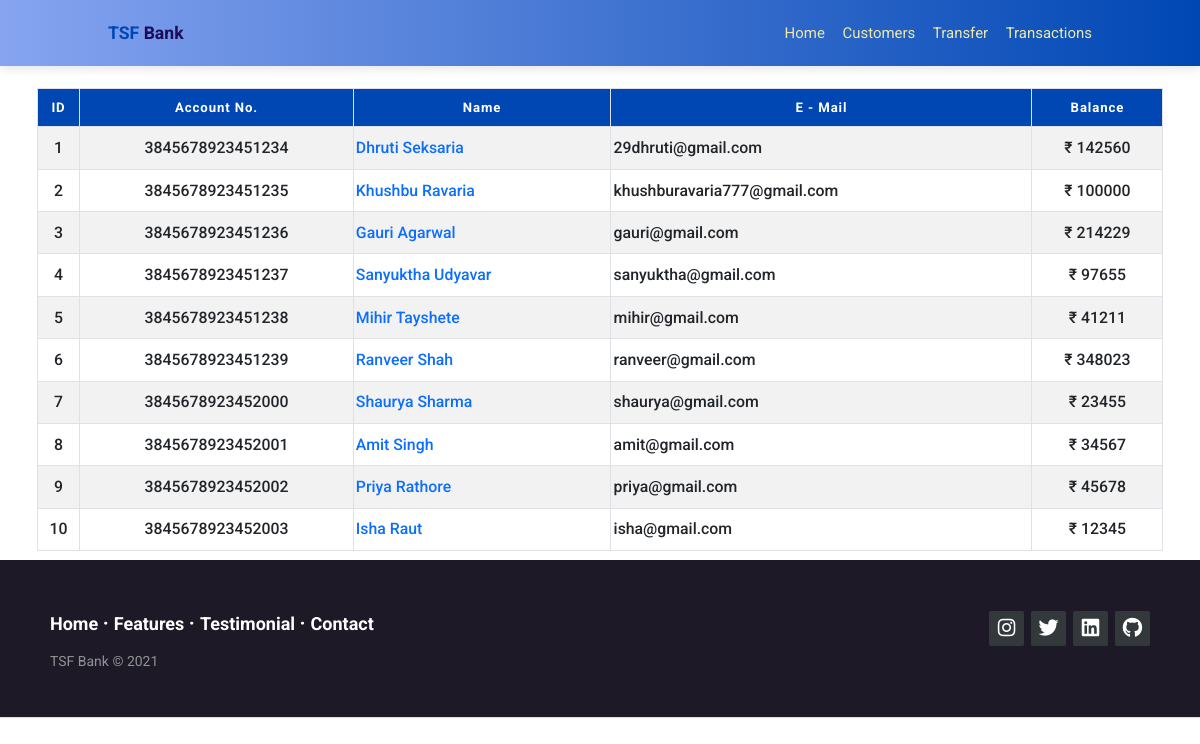
Page /customers.html/ on the committed database.
### tsfbank/models.py (models this page shows)
class Customers(models.Model):
    name = models.CharField(max_length=100)
    img = models.ImageField(upload_to='pics')
    email = models.EmailField(max_length=254)
    accno = models.BigIntegerField()
    balance = models.IntegerField()

### tsfbank/views.py (the view)
# urls.py: path('customers.html/', views.customers, name="customers"),
def customers(request):
    customer = Customers.objects.all()
    return render(request, 'customers.html', {'customer': customer})

### templates/customers.html (shortened to what this page needs)
{% load static %}
<!DOCTYPE html>
<html lang="en">
<head>
    <link rel="stylesheet" href="{% static 'css/styles.css' %}" />
    <link rel="stylesheet" href="https://cdnjs.cloudflare.com/ajax/libs/font-awesome/5.15.4/css/all.min.css"/>
    <link href="https://cdn.jsdelivr.net/npm/bootstrap@5.1.0/dist/css/bootstrap.min.css" rel="stylesheet">
</head>
<body>
    <header>
        <a href="{% url 'index' %}" class="logo"><span>TSF </span>Bank</a>
        <nav class="navbar">
            <a href="{% url 'index' %}">Home</a>
            <a href="{% url 'customers' %}">Customers</a>
            <a href="{% url 'transfer' %}">Transfer</a>
            <a href="{% url 'transactions' %}">Transactions</a>
        </nav>
    </header>
    <div class="container">
        <div class="row">
            <div class="col">
                <div class="table-responsive-sm">
                    <table class="table table-hover table-sm table-striped table-condensed table-bordered">
                        <thead>
                            <tr>
                            <th scope="col" class="text-center py-3">ID</th>
                            <th scope="col" class="text-center py-3">Account No.</th>
                            <th scope="col" class="text-center py-3">Name</th>
                            <th scope="col" class="text-center py-3">E - Mail</th>
                            <th scope="col" class="text-center py-3">Balance</th>
                            </tr>
                        </thead>
                        <tbody>
                            {% for cust in customer %}
                                <tr>
                                    <td class="py-3 text-center">{{cust.id}}</td>
                                    <td class="py-3 text-center">{{cust.accno}}</td>
                                    <td class="py-3 text-left"><a href="{% url 'customer_details' cust.id %}">{{cust.name}}</a></td>
                                    <td class="py-3 text-left">{{cust.email}}</td>
                                    <td class="py-3 text-center">&#8377; {{cust.balance}}</td>
                                </tr>
                            {% endfor %}
                        </tbody>
                    </table>
                </div>
            </div>
        </div>
    </div>
    <footer class="footer-distributed">
        <div class="footer-right">
            <a href="https://www.instagram.com/dhrutiii._/" target="_blank" class="insta"><i class="fab fa-instagram"></i></a>
            <a href="https://twitter.com/DhrutiSeksaria" target="_blank" class="twitter"><i class="fab fa-twitter"></i></a>
            <a href="https://www.linkedin.com/in/dhrutiseksaria/" target="_blank" class="linkedin"><i class="fab fa-linkedin"></i></a>
            <a href="https://github.com/dhrutii29" target="_blank" class="github"><i class="fab fa-github"></i></a>
        </div>
        <div class="footer-left">
            <p class="footer-links">
                <a class="link-1" href="{%  url 'index' %}#home">Home</a>
                <a href="{%  url 'index' %}#features">Features</a>
                <a href="{%  url 'index' %}#review">Testimonial</a>
                <a href="{%  url 'index' %}#contact">Contact</a>
            </p>
            <p>TSF Bank &copy; 2021</p>
        </div>
    </footer>
</body>
</html>

### static/css/styles.css (style rules this page uses)
:root { --blue-light: #86a4f0; --dark: #0047b4; --light: #e6f4f1; --black: #1e1926; --yellow: #eee8a9; --gradient: linear-gradient(90deg, var(--blue-light), var(--dark)); }
* { margin: 0; padding: 0; box-sizing: border-box; font-family: "Roboto", sans-serif; text-decoration: none; outline: none; border: none; }
html { font-size: 62.5%; overflow-x: hidden; }
body { background: #f9f9f9; }
header { position: fixed; top: 0; left: 0; width: 100%; background: var(--gradient); box-shadow: 0 0.5rem 1rem rgba(0, 0, 0, 0.1); padding: 2rem 9%; display: flex; align-items: center; justify-content: space-between; z-index: 1000; }
header .logo { font-size: 2rem; color: rgb(29, 12, 90); font-weight: bold; }
header .logo span { color: var(--dark); }
header .navbar a { font-size: 1.7rem; margin-left: 2rem; color: var(--yellow); }
.footer-distributed { background-color: var(--black); box-shadow: 0 1px 1px 0 rgba(0, 0, 0, 0.12); box-sizing: border-box; width: 100%; text-align: left; font-size: 16px; padding: 45px 50px; }
.footer-distributed .footer-left p { color: #8f9296; font-size: 14px; margin: 0; }
.footer-distributed p.footer-links { font-size: 18px; font-weight: bold; color: #ffffff; margin: 0 0 10px; padding: 0; transition: ease 0.25s; }
.footer-distributed p.footer-links a { display: inline-block; line-height: 1.8; text-decoration: none; color: inherit; transition: ease 0.25s; }
.footer-distributed .footer-links a:before { content: "·"; font-size: 20px; left: 0; color: #fff; display: inline-block; padding-right: 5px; }
.footer-distributed .footer-links .link-1:before { content: none; }
.footer-distributed .footer-right { float: right; margin-top: 6px; max-width: 180px; }
.footer-distributed .footer-right a { display: inline-block; width: 35px; height: 35px; background-color: #33383b; border-radius: 2px; font-size: 20px; color: #fff; text-align: center; line-height: 35px; margin-left: 3px; transition: all 0.25s; }
@media (max-width: 1200px) { html { font-size: 55%; } }

### templates/customers.html (style rules this page uses)
a { text-decoration: none; }
table { font-size: 1.5rem; margin-top: 10rem; background: #fff; }
thead { background-color: #0047b4; }
thead th { background-color: #0047b4; font-family: "Roboto", sans-serif; color: #fff; letter-spacing: 0.1rem; }
tbody td { font-family: "Roboto", sans-serif; text-transform: none; font-size: 1.8rem; font-weight: 500; }

### rows in the picture
Customers: id "1", accno "3845678923451234", name "Dhruti Seksaria", email "29dhruti@gmail.com", balance "142560"
Customers: id "2", accno "3845678923451235", name "Khushbu Ravaria", email "khushburavaria777@gmail.com", balance "100000"
Customers: id "3", accno "3845678923451236", name "Gauri Agarwal", email "gauri@gmail.com", balance "214229"
Customers: id "4", accno "3845678923451237", name "Sanyuktha Udyavar", email "sanyuktha@gmail.com", balance "97655"
Customers: id "5", accno "3845678923451238", name "Mihir Tayshete", email "mihir@gmail.com", balance "41211"
Customers: id "6", accno "3845678923451239", name "Ranveer Shah", email "ranveer@gmail.com", balance "348023"
Customers: id "7", accno "3845678923452000", name "Shaurya Sharma", email "shaurya@gmail.com", balance "23455"
Customers: id "8", accno "3845678923452001", name "Amit Singh", email "amit@gmail.com", balance "34567"
Customers: id "9", accno "3845678923452002", name "Priya Rathore", email "priya@gmail.com", balance "45678"
Customers: id "10", accno "3845678923452003", name "Isha Raut", email "isha@gmail.com", balance "12345"
